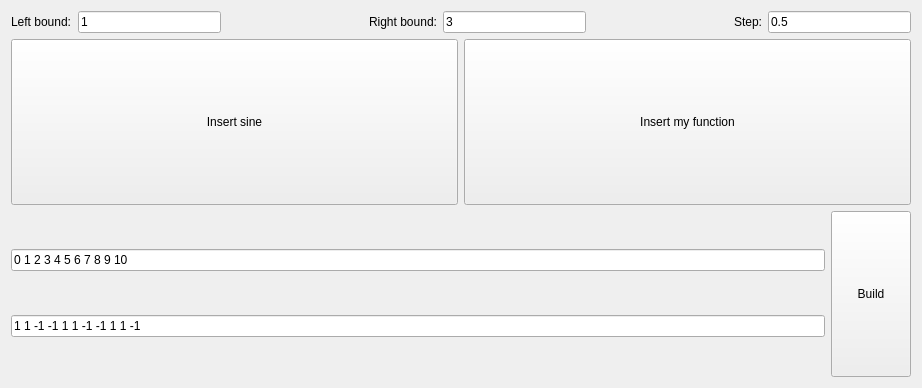
<?xml version="1.0" encoding="UTF-8"?>
<ui version="4.0">
 <class>Widget</class>
 <widget class="QWidget" name="Widget">
  <property name="geometry">
   <rect>
    <x>0</x>
    <y>0</y>
    <width>922</width>
    <height>388</height>
   </rect>
  </property>
  <property name="windowTitle">
   <string>Widget</string>
  </property>
  <layout class="QVBoxLayout" name="verticalLayout_3">
   <item>
    <layout class="QVBoxLayout" name="verticalLayout" stretch="0,0,0">
     <item>
      <layout class="QHBoxLayout" name="horizontalLayout_2">
       <item>
        <widget class="QLabel" name="label">
         <property name="text">
          <string>Left bound:</string>
         </property>
        </widget>
       </item>
       <item>
        <widget class="QLineEdit" name="lineEdit_3">
         <property name="text">
          <string>1</string>
         </property>
        </widget>
       </item>
       <item>
        <spacer name="horizontalSpacer">
         <property name="orientation">
          <enum>Qt::Horizontal</enum>
         </property>
         <property name="sizeHint" stdset="0">
          <size>
           <width>40</width>
           <height>20</height>
          </size>
         </property>
        </spacer>
       </item>
       <item>
        <widget class="QLabel" name="label_2">
         <property name="text">
          <string>Right bound:</string>
         </property>
        </widget>
       </item>
       <item>
        <widget class="QLineEdit" name="lineEdit_4">
         <property name="text">
          <string>3</string>
         </property>
        </widget>
       </item>
       <item>
        <spacer name="horizontalSpacer_2">
         <property name="orientation">
          <enum>Qt::Horizontal</enum>
         </property>
         <property name="sizeHint" stdset="0">
          <size>
           <width>40</width>
           <height>20</height>
          </size>
         </property>
        </spacer>
       </item>
       <item>
        <widget class="QLabel" name="label_3">
         <property name="text">
          <string>Step:</string>
         </property>
        </widget>
       </item>
       <item>
        <widget class="QLineEdit" name="lineEdit_5">
         <property name="text">
          <string>0.5</string>
         </property>
        </widget>
       </item>
      </layout>
     </item>
     <item>
      <layout class="QHBoxLayout" name="horizontalLayout_3">
       <item>
        <widget class="QPushButton" name="pushButton_2">
         <property name="sizePolicy">
          <sizepolicy hsizetype="Minimum" vsizetype="Expanding">
           <horstretch>0</horstretch>
           <verstretch>0</verstretch>
          </sizepolicy>
         </property>
         <property name="text">
          <string>Insert sine</string>
         </property>
        </widget>
       </item>
       <item>
        <widget class="QPushButton" name="pushButton_3">
         <property name="sizePolicy">
          <sizepolicy hsizetype="Minimum" vsizetype="Expanding">
           <horstretch>0</horstretch>
           <verstretch>0</verstretch>
          </sizepolicy>
         </property>
         <property name="text">
          <string>Insert my function</string>
         </property>
        </widget>
       </item>
      </layout>
     </item>
     <item>
      <layout class="QHBoxLayout" name="horizontalLayout">
       <item>
        <layout class="QVBoxLayout" name="verticalLayout_2">
         <item>
          <widget class="QLineEdit" name="lineEdit">
           <property name="text">
            <string>0 1 2 3 4 5 6 7 8 9 10</string>
           </property>
          </widget>
         </item>
         <item>
          <widget class="QLineEdit" name="lineEdit_2">
           <property name="text">
            <string>1 1 -1 -1 1 1 -1 -1 1 1 -1</string>
           </property>
          </widget>
         </item>
        </layout>
       </item>
       <item>
        <widget class="QPushButton" name="pushButton">
         <property name="sizePolicy">
          <sizepolicy hsizetype="Minimum" vsizetype="Expanding">
           <horstretch>0</horstretch>
           <verstretch>0</verstretch>
          </sizepolicy>
         </property>
         <property name="text">
          <string>Build</string>
         </property>
        </widget>
       </item>
      </layout>
     </item>
    </layout>
   </item>
  </layout>
 </widget>
 <layoutdefault spacing="6" margin="11"/>
 <resources/>
 <connections/>
</ui>
